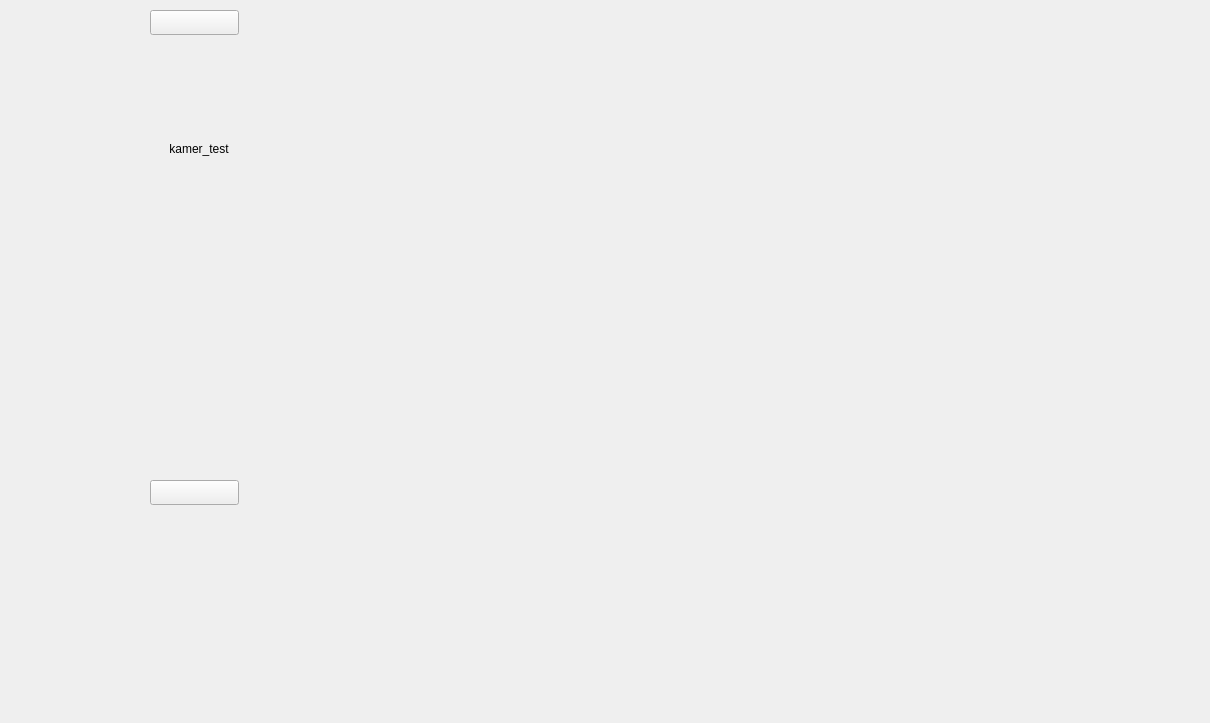
<?xml version="1.0" encoding="UTF-8"?>
<ui version="4.0">
 <class>kamer_test</class>
 <widget class="QWidget" name="kamer_test">
  <property name="geometry">
   <rect>
    <x>0</x>
    <y>0</y>
    <width>1210</width>
    <height>723</height>
   </rect>
  </property>
  <property name="windowTitle">
   <string>Form</string>
  </property>
  <widget class="QLabel" name="label">
   <property name="geometry">
    <rect>
     <x>150</x>
     <y>140</y>
     <width>98</width>
     <height>17</height>
    </rect>
   </property>
   <property name="text">
    <string>kamer_test</string>
   </property>
   <property name="alignment">
    <set>Qt::AlignCenter</set>
   </property>
  </widget>
  <widget class="QPushButton" name="knop_n">
   <property name="geometry">
    <rect>
     <x>150</x>
     <y>10</y>
     <width>89</width>
     <height>25</height>
    </rect>
   </property>
   <property name="text">
    <string/>
   </property>
  </widget>
  <widget class="QPushButton" name="knop_z">
   <property name="geometry">
    <rect>
     <x>150</x>
     <y>480</y>
     <width>89</width>
     <height>25</height>
    </rect>
   </property>
   <property name="text">
    <string/>
   </property>
  </widget>
  <widget class="QLabel" name="label_2">
   <property name="geometry">
    <rect>
     <x>280</x>
     <y>30</y>
     <width>721</width>
     <height>681</height>
    </rect>
   </property>
   <property name="text">
    <string/>
   </property>
   <property name="pixmap">
    <pixmap>plaatjes/it is wednesday my dudes.jpg</pixmap>
   </property>
  </widget>
 </widget>
 <resources/>
 <connections/>
</ui>
